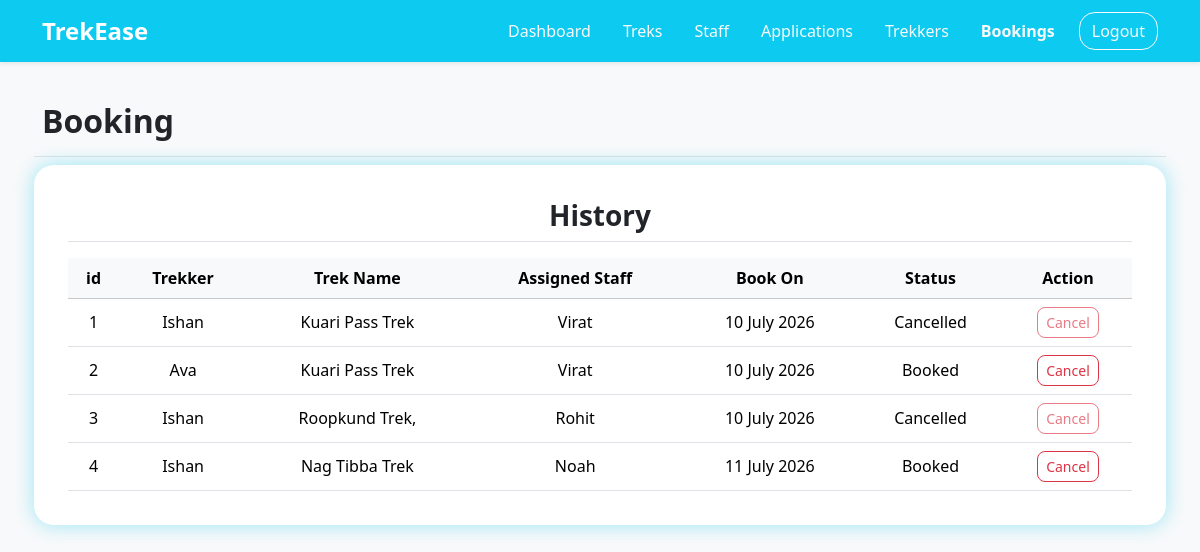
Before: /bookings with the older database file.
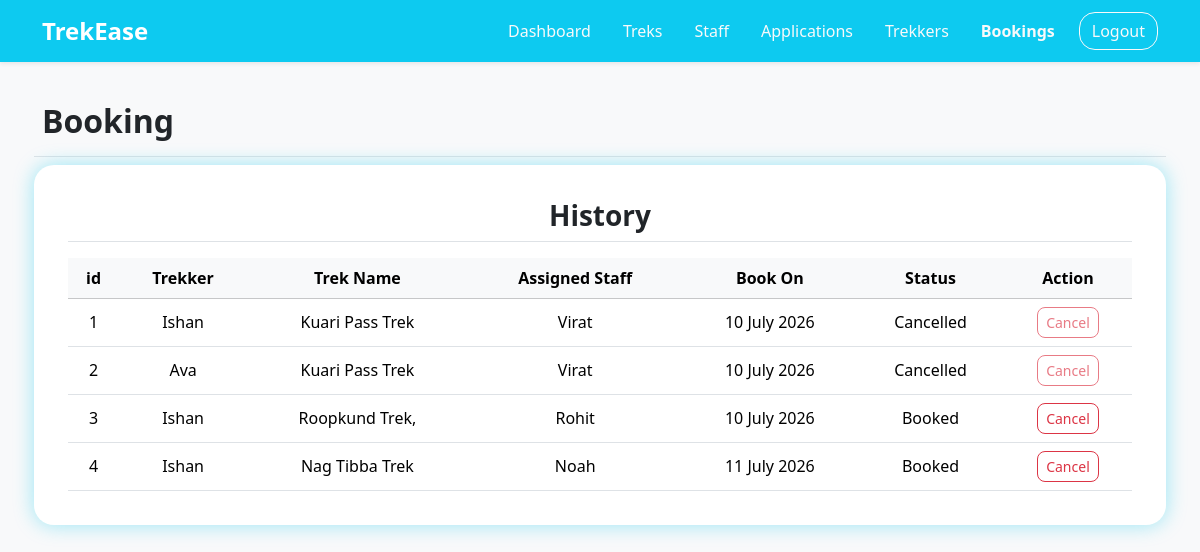
After: the same page with the newer database file.
### application/models.py (models this page shows)
class Booking(db.Model):
    __tablename__ = "booking"
    id = db.Column(db.Integer, primary_key=True)
    trek_id = db.Column(db.Integer, db.ForeignKey("trek.id"))
    user_id = db.Column(db.Integer, db.ForeignKey("user.id"))
    status = db.Column(db.String(), default="Booked")
    booking_date = db.Column(db.Date, default=date.today)

class User(db.Model):
    __tablename__ = "user"
    id = db.Column(db.Integer(), primary_key=True)
    username = db.Column(db.String(30), unique=True, nullable=False)
    name = db.Column(db.String(30), nullable=False)
    email = db.Column(db.String(80), unique=True, nullable=False)
    password = db.Column(db.String, nullable=False)
    phone_no = db.Column(db.String(10), unique=True)
    status = db.Column(db.String, default="Active")
    role = db.Column(db.String, default="user", nullable=True)
    created_at = db.Column(db.Date, default=date.today)
    bookings = db.relationship("Booking", backref="user")
    assigned_trek = db.relationship("Trek", backref="staff")

class Trek(db.Model):
    __tablename__ = "trek"
    id = db.Column(db.Integer(), primary_key=True)
    trek_name = db.Column(db.String(30), unique=True, nullable=False)
    location = db.Column(db.String(), nullable=False)
    difficulty = db.Column(db.String(), nullable=False)
    duration = db.Column(db.Integer(), nullable=False)
    available_slots = db.Column(db.Integer(), nullable=False)
    staff_id = db.Column(db.Integer(), db.ForeignKey("user.id"))
    status = db.Column(db.String(), default="Open", nullable=False)
    start_date = db.Column(db.Date, nullable=False)
    end_date = db.Column(db.Date, nullable=False)
    description = db.Column(db.Text)
    image = db.Column(db.String(), nullable=False)
    created_at = db.Column(db.Date, default=date.today, nullable=False)
    bookings = db.relationship("Booking", backref="trek")

### application/controllers.py (the view)
@app.route("/bookings")
def bookings():
    user = User.query.filter_by(role='user').all()
    staff = User.query.filter_by(role='staff').all()
    bookings = Booking.query.all()
    return render_template("/admin/bookings.html", bookings=bookings, user=user, staff=staff)

### templates/admin/bookings.html (shortened to what this page needs)
<!DOCTYPE html>
<html lang="en">
<head>
    <link href="https://cdn.jsdelivr.net/npm/bootstrap@5.3.2/dist/css/bootstrap.min.css" rel="stylesheet">
    <link rel="stylesheet" href="/static/style.css">
</head>
<body class="d-flex flex-column min-vh-100 bg-light">
    <nav class="navbar navbar-expand-lg navbar-dark bg-info shadow-sm">
        <div class="container">
            <div class="navbar-brand ">
                <a class="navbar-brand fw-bold fs-4" href="admin_dashboard">TrekEase</a>
            </div>
            <ul class="nav align-items-center">
                <li class="nav-item"><a class="nav-link active link-light" href="admin_dashboard">Dashboard</a></li>
                <li class="nav-item"><a class="nav-link link-light" href="/treks">Treks</a></li>
                <li class="nav-item"><a class="nav-link link-light" href="staff">Staff</a></li>
                <li class="nav-item"><a class="nav-link link-light" href="pending_staff">Applications</a></li>
                <li class="nav-item"><a class="nav-link link-light" href="users">Trekkers</a></li>
                <li class="nav-item"><a class="nav-link link-light fw-bold" href="#">Bookings</a></li>
                <li class="nav-item ms-2">
                    <a href="/" class="btn btn-outline-light rounded-4">Logout</a>
                </li>
            </ul>
        </div>
    </nav>
    <div class="container text-center">
        <div class="text-center mt-4">
            <div class="row my-4 g-3">
                <div class="mb-2 d-flex justify-content-between align-items-center w-100 border-bottom pb-2">
                    <h2 class="fw-semibold">Booking</h2>
                </div>
                <div class="admin-tables mb-4">
                    <h3 class="fw-semibold mb-3 border-bottom pb-2">History</h3>
                    <table class="table table-hover align-middle mb-0">
                        <thead class="text-center table-light sticky-top">
                            <tr>
                                <th scope="col">id</th>
                                <th scope="col">Trekker </th>
                                <th scope="col">Trek Name</th>
                                <th scope="col">Assigned Staff</th>
                                <th scope="col">Book On</th>
                                <th scope="col">Status</th>
                                <th scope="col">Action</th>
                            </tr>
                        </thead>
                        <tbody class="text-center">
                            {% for book in bookings %}
                            <tr>
                                <td>{{book.id}}</td>
                                <td>{{book.user.name}}</td>
                                <td>{{book.trek.trek_name}}</td>
                                <td>{{book.trek.staff.name if (book.trek and book.trek.staff) else 'Unassigned'}}</td>
                                <td>{{book.booking_date.strftime("%d %B %Y")}}</td>
                                <td>{{book.status}}</td>
                                <td>
                                    {% if book.status == 'Booked' %}
                                    <a href="/admin_update/booking/cancel/{{book.id}}"
                                        class="btn btn-outline-danger btn-sm rounded-3">Cancel</a>
                                    {% elif book.status == 'Cancelled' %}
                                    <a href="/admin_update/booking/cancel/{{book.id}}"
                                        class="btn btn-outline-danger btn-sm rounded-3 disabled" >Cancel</a>
                                    {% else %}
                                    <p>Closed</p>
                                    {% endif %}
                                </td>
                            </tr>
                            {% endfor %}
                        </tbody>
                    </table>
                </div>
            </div>
        </div>
    </div>
</body>
</html>

### static/style.css (style rules this page uses)
body { background-color: azure; }
.admin-tables { border: 2px grey; padding: 3%; min-width: 600px; min-height: 350px; margin-top: 5%; background-color: white; border-radius: 20px; height: fit-content; margin: auto; box-shadow: 0 0 20px rgba(13, 202, 240, 0.4); }

Changed rows visible on the page:
changed Booking "Ava": status "Booked" → "Cancelled"
changed Booking "Roopkund Trek,": status "Cancelled" → "Booked"
